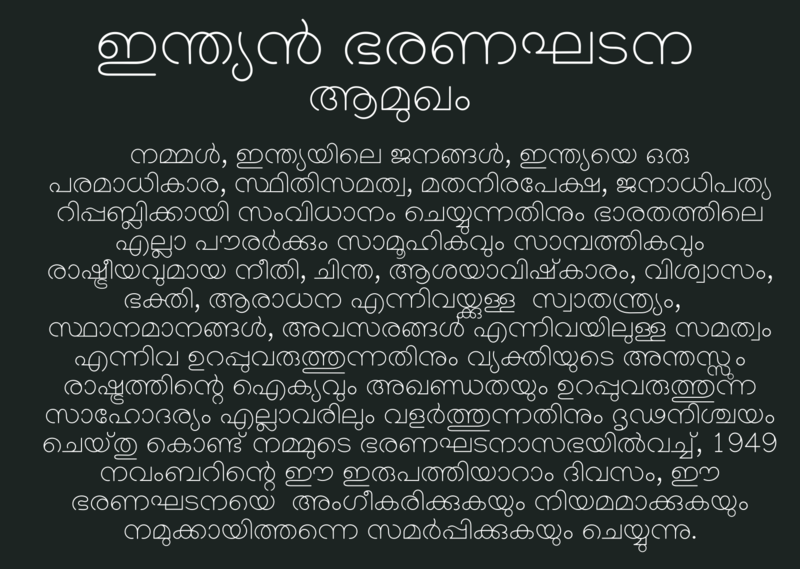
#> input picture sample_text/text-malayalam.png, 800 x 569 px
$ jupyter execute --allow-errors main.ipynb
#> lines starting #> are read from the running program, lines starting #| are printed output that depends on the picture; after the words box and inside, x2 and y2 are one past the last pixel; in counts of white or black regions, pixels touching at a corner belong together
Language Translation Using Tesseract and Open AI

[cell 1]
#import the necessary libraries
import cv2
import pytesseract
import openai
import tkinter as tk #GUI library
import os
import shutil
from langdetect import detect
from gtts import gTTS
from PIL import Image, ImageTk

[cell 2]
#constant.py file has my Open AI API Key
import constant

[cell 3]
#Creating a folder named temp

folder_name = 'temp'

if not os.path.exists(folder_name):
    os.makedirs(folder_name)
else:
    shutil.rmtree(folder_name)
    os.makedirs(folder_name)

[cell 4]
original_image = 'sample_text/text-malayalam.png'

[cell 5]
#Load the image
image = cv2.imread(original_image)
#> image is the input picture: shape (569, 800, 3); mean B, G, R 49.7, 51.6, 44.1

#Resize the image
width = 350
height = 250

dim = (width,height) #dim tuple holds width and height values

resized_img = cv2.resize(image, dim, interpolation= cv2.INTER_AREA)
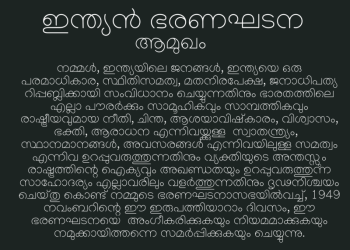
#> resized_img: shape (250, 350, 3); mean B, G, R 49.7, 51.6, 44.1


#save the resized image

cv2.imwrite('temp\img-resized.jpg', resized_img)
#> Out = True

[cell 6]
#Convert image to grayscale
gray = cv2.cvtColor(image, cv2.COLOR_BGR2GRAY)

#Image thresholding and contour detection
thresh = cv2.threshold(gray, 0, 255, cv2.THRESH_BINARY + cv2.THRESH_OTSU)[1] #thresh holds the binary img
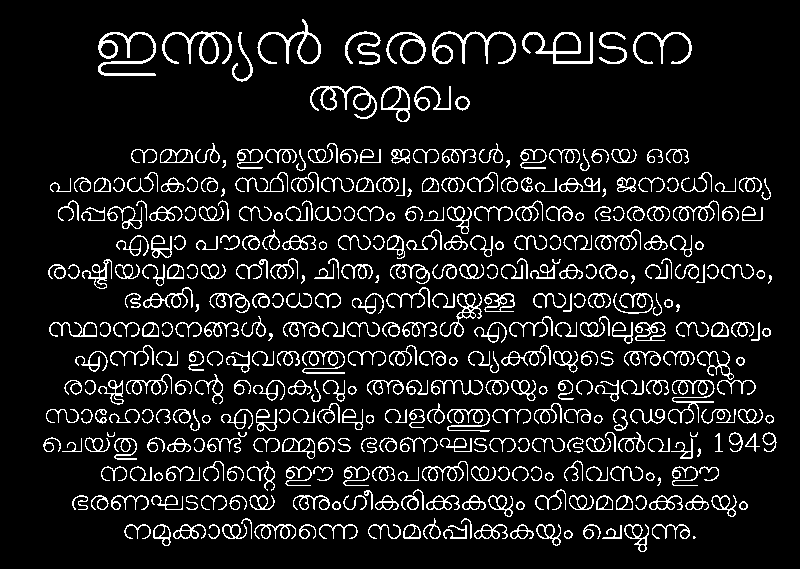
#> thresh: shape (569, 800); 10.2% white in thin lines or dots, all inside (x1, y1, x2, y2) = (43, 19, 777, 552)

#Find contours in a binary image
contours,hierarchy = cv2.findContours(thresh, cv2.RETR_TREE, cv2.CHAIN_APPROX_SIMPLE)
#> contours = 793 contours, 87 with area under 20; largest, box (x1, y1, x2, y2) and area: (522, 32, 593, 64) 802, (257, 19, 321, 64) 758, (162, 31, 232, 64) 702, (381, 86, 410, 122) 698, (98, 32, 156, 76) 679

for contour in contours:
    x,y,w,h = cv2.boundingRect(contour)
    cv2.rectangle(image, (x,y), (x+w,y+h), (0,255,0), 2)
#> this loop made 793 passes
#> (x, y, w, h) on passes 1 to 3: (693, 536, 3, 3), (564, 530, 9, 9), (564, 531, 8, 8)
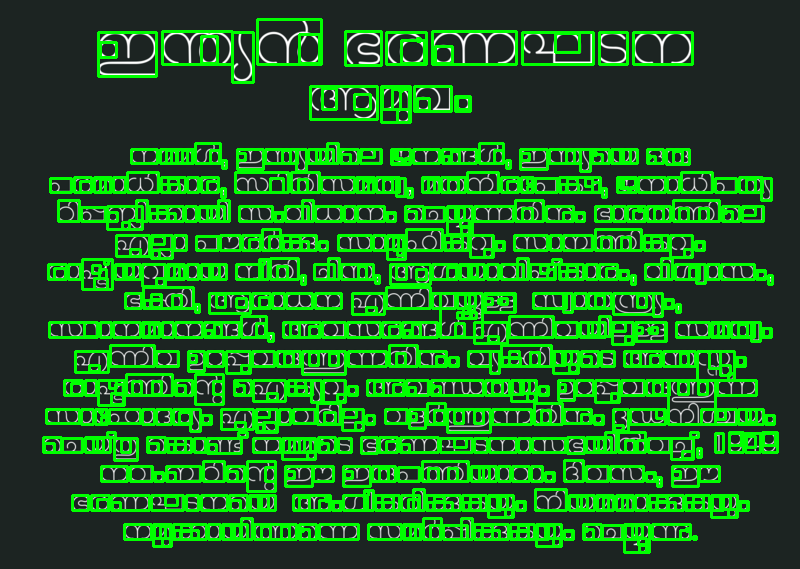
#> image: shape (569, 800, 3); mean B, G, R 32.1, 95.2, 27.7

cv2.imwrite('temp/contour.jpg', image)
#> Out = True

[cell 7]
#configuring tesseract for multilingual language processing

config = "-l eng+deu+kor+rus+chi_sim+hin+mal"

[cell 8]
pytesseract.pytesseract.tesseract_cmd = r'C:\Program Files\Tesseract-OCR\tesseract.exe'

#> (a cell that did not finish here is left out)

[cell 10]
# Function to detect the language of the given text
def detect_language(text):
    return detect(text)

#> (a cell that did not finish here is left out)

#> (a cell that did not finish here is left out)

Translation Using OpenAI

[cell 13]
#Set the Open API Key
openai.api_key = constant.api_key
#Now you can use the openai library to make API requests

[cell 14]
#Function to translate text using Openai API

def translate_text(text, target_language):
    model_engine = "text-davinci-003"
    response = openai.Completion.create(
        engine=model_engine,
        prompt=f"translate '{text}' to {target_language}",
        max_tokens=1024,
        n=1,
        stop=None,
        temperature=0.5,
    )

    translated_text = response["choices"][0]["text"].strip()
    #print(response)
    return translated_text

#> (a cell that did not finish here is left out)

#> (a cell that did not finish here is left out)

#> (a cell that did not finish here is left out)

#> (a cell that did not finish here is left out)

Creating Tkinter Application

[cell 19]
#create the root window
root = tk.Tk()

#prepare images for display
img_input = Image.open('temp\img-resized.jpg')

img_1 = ImageTk.PhotoImage(img_input)

contour = cv2.imread('temp\contour.jpg')

#> (the rest of this cell did not finish here and is left out)
